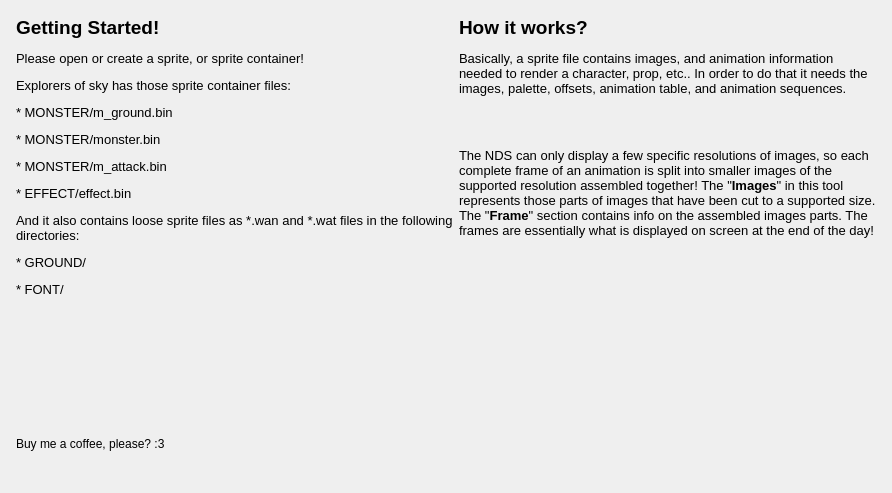
       <widget class="QWidget" name="tabWelcome">
        <layout class="QHBoxLayout" name="horizontalLayout_13">
         <item>
          <layout class="QFormLayout" name="tabWelcomeLayout">
           <property name="leftMargin">
            <number>5</number>
           </property>
           <property name="topMargin">
            <number>5</number>
           </property>
           <property name="rightMargin">
            <number>5</number>
           </property>
           <property name="bottomMargin">
            <number>5</number>
           </property>
           <item row="0" column="0">
            <widget class="QLabel" name="lblGetStarted">
             <property name="text">
              <string>&lt;html&gt;&lt;head/&gt;&lt;body&gt;&lt;p&gt;&lt;span style=&quot; font-size:14pt; font-weight:600;&quot;&gt;Getting Started!&lt;/span&gt;&lt;/p&gt;&lt;p&gt;&lt;span style=&quot; font-size:10pt;&quot;&gt;Please open or create a sprite, or sprite container!&lt;/span&gt;&lt;/p&gt;&lt;p&gt;&lt;span style=&quot; font-size:10pt;&quot;&gt;Explorers of sky has those sprite container files:&lt;/span&gt;&lt;/p&gt;&lt;p&gt;&lt;span style=&quot; font-size:10pt;&quot;&gt;* MONSTER/m_ground.bin&lt;/span&gt;&lt;/p&gt;&lt;p&gt;&lt;span style=&quot; font-size:10pt;&quot;&gt;* MONSTER/monster.bin&lt;/span&gt;&lt;/p&gt;&lt;p&gt;&lt;span style=&quot; font-size:10pt;&quot;&gt;* MONSTER/m_attack.bin&lt;/span&gt;&lt;/p&gt;&lt;p&gt;&lt;span style=&quot; font-size:10pt;&quot;&gt;* EFFECT/effect.bin&lt;/span&gt;&lt;/p&gt;&lt;p&gt;&lt;span style=&quot; font-size:10pt;&quot;&gt;And it also contains loose sprite files as *.wan and *.wat files in the following directories:&lt;/span&gt;&lt;/p&gt;&lt;p&gt;&lt;span style=&quot; font-size:10pt;&quot;&gt;* GROUND/&lt;/span&gt;&lt;/p&gt;&lt;p&gt;&lt;span style=&quot; font-size:10pt;&quot;&gt;* FONT/&lt;/span&gt;&lt;/p&gt;&lt;/body&gt;&lt;/html&gt;</string>
             </property>
             <property name="textFormat">
              <enum>Qt::RichText</enum>
             </property>
             <property name="scaledContents">
              <bool>true</bool>
             </property>
             <property name="alignment">
              <set>Qt::AlignLeading|Qt::AlignLeft|Qt::AlignTop</set>
             </property>
             <property name="wordWrap">
              <bool>true</bool>
             </property>
             <property name="margin">
              <number>10</number>
             </property>
            </widget>
           </item>
           <item row="1" column="0">
            <spacer name="verticalSpacer_2">
             <property name="orientation">
              <enum>Qt::Vertical</enum>
             </property>
             <property name="sizeHint" stdset="0">
              <size>
               <width>20</width>
               <height>128</height>
              </size>
             </property>
            </spacer>
           </item>
           <item row="2" column="0">
            <widget class="QLabel" name="lblDonate">
             <property name="text">
              <string>&lt;html&gt;&lt;head/&gt;&lt;body&gt;&lt;p&gt;Buy me a coffee, please? :3&lt;/p&gt;&lt;p&gt;&lt;a href=&quot;https://ko-fi.com/A036WFJ&quot;&gt;&lt;img src=&quot;:/resources/imgs/kofi2.png&quot; height=&quot;36&quot;/&gt;&lt;/a&gt;&lt;/p&gt;&lt;/body&gt;&lt;/html&gt;</string>
             </property>
             <property name="textFormat">
              <enum>Qt::RichText</enum>
             </property>
            </widget>
           </item>
           <item row="0" column="1">
            <widget class="QLabel" name="label_14">
             <property name="text">
              <string>&lt;html&gt;&lt;head/&gt;&lt;body&gt;&lt;p&gt;&lt;span style=&quot; font-size:14pt; font-weight:600;&quot;&gt;How it works?&lt;/span&gt;&lt;/p&gt;&lt;p&gt;&lt;span style=&quot; font-size:10pt;&quot;&gt;Basically, a sprite file contains images, and animation information needed to render a character, prop, etc.. In order to do that it needs the images,  palette, offsets, animation table, and animation sequences.&lt;/span&gt;&lt;/p&gt;&lt;p&gt;&lt;br/&gt;&lt;/p&gt;&lt;p&gt;&lt;span style=&quot; font-size:10pt;&quot;&gt;The NDS can only display a few specific resolutions of images, so each complete frame of an animation is split into  smaller images of the supported resolution assembled together! The &amp;quot;&lt;/span&gt;&lt;span style=&quot; font-size:10pt; font-weight:600;&quot;&gt;Images&lt;/span&gt;&lt;span style=&quot; font-size:10pt;&quot;&gt;&amp;quot; in this tool represents those parts of images that have been cut to a supported size. The &amp;quot;&lt;/span&gt;&lt;span style=&quot; font-size:10pt; font-weight:600;&quot;&gt;Frame&lt;/span&gt;&lt;span style=&quot; font-size:10pt;&quot;&gt;&amp;quot; section contains info on the assembled images parts. The frames are essentially what is displayed on screen at the end of the day!&lt;/span&gt;&lt;/p&gt;&lt;/body&gt;&lt;/html&gt;</string>
             </property>
             <property name="textFormat">
              <enum>Qt::RichText</enum>
             </property>
             <property name="scaledContents">
              <bool>true</bool>
             </property>
             <property name="alignment">
              <set>Qt::AlignLeading|Qt::AlignLeft|Qt::AlignTop</set>
             </property>
             <property name="wordWrap">
              <bool>true</bool>
             </property>
             <property name="margin">
              <number>10</number>
             </property>
            </widget>
           </item>
          </layout>
         </item>
        </layout>
       </widget>
